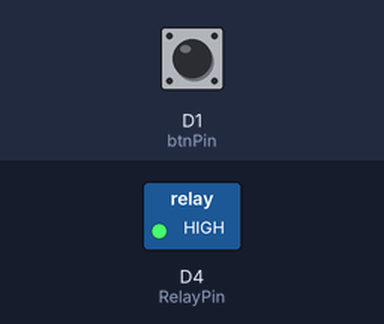
A sketch run on a simulated ESP8266 (Wemos D1 mini). Shown: switched loads named in the sketch (green lamp = pin HIGH). The inputs (shaded band) are chosen by the test bench; at power-on: D1 (btnPin) HIGH. WiFi joins after 1.5 s; servers stay silent unless stated.

Above: at 3.0 s.
3.1 s: D1 (btnPin) pulled LOW for 0.15 s
At 4.0 s:
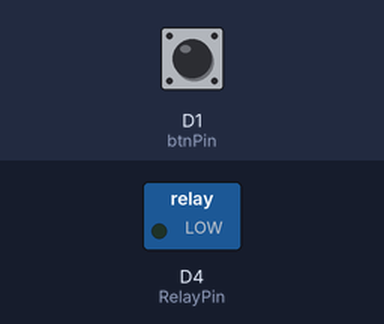
4.7 s: D1 (btnPin) pulled LOW for 1 s
At 5.2 s:
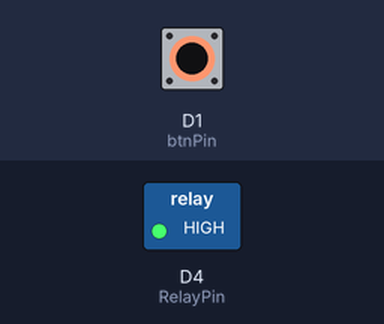
7.2 s: D1 (btnPin) pulled LOW for 3.2 s
At 8.3 s:
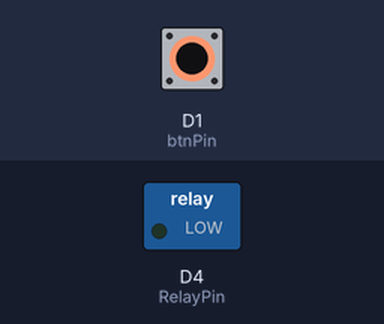
Timing chart, 0 to 10.2 s (numbered marks = the images above; inputs shaded):
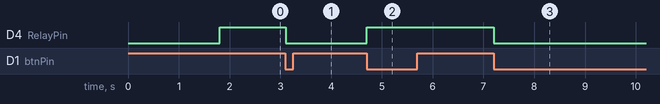

Measured:
- after the input at 3.1 s, D4 (RelayPin): HIGH → LOW at once
- after the input at 4.7 s, D4 (RelayPin): LOW → HIGH at once
- after the input at 7.2 s, D4 (RelayPin): HIGH → LOW at once

The sketch:

prize_d1_mini_2.ino
```cpp
#include <ESP8266WiFi.h>
#include <BlynkSimpleEsp8266.h>
#include <SimpleTimer.h>

char auth[] = "7b076c2a029a43efb954b71f082fe77f"; //insert here your token generated by Blynk
char ssid[] = "the ssid";
char pass[] = "the password";

const int btnPin = D1;           //D1 pin for physical push button switch.
const int RelayPin = D4;         //D4 pin for relay output.

BlynkTimer timer;
void checkPhysicalButton();
int btnPinState = LOW;           // ON
int RelayPinState = HIGH;        // OFF

//*******Sets Relays to Off Position*****************
#define TURN_ON 0                 // TURN_ON and TURN_OFF are defined to account for Active High relays
#define TURN_OFF 1                // Used to switch relay states

void setup()
{
	Serial.begin (9600);
	Blynk.begin(auth, ssid, pass);
	pinMode(RelayPin, OUTPUT);            //  initialize your pin as output.
	pinMode(btnPin, INPUT_PULLUP);        //  initialize your pin as input with enable internal pull-up resistor "input_pullup"
	digitalWrite(RelayPin, RelayPinState);
	digitalWrite(RelayPin, TURN_OFF);     // remain off till command is receive

	// Setup a function to be called every 100 ms
	timer.setInterval(100L, checkPhysicalButton);
}

BLYNK_CONNECTED()
{
	// Request the latest state from the server
	Blynk.syncVirtual(V1);
}

// When App button is pushed - switch the state
// Map this Virtual Pin to your Mobile Blynk apps widget.
BLYNK_WRITE(V1)
{
	RelayPinState = param.asInt();
	digitalWrite(RelayPin, RelayPinState);
}

void checkPhysicalButton()
{
	if (digitalRead(btnPin) == LOW)
	{
		// btnPinState is used to avoid sequential toggles
		if (btnPinState != LOW)
		{
		// Toggle relay state
		RelayPinState = !RelayPinState;
		digitalWrite(RelayPin, RelayPinState);
		Blynk.virtualWrite(V1, RelayPinState);  //Update button widget
    }
    btnPinState = LOW;
	}
	else
	{
		btnPinState = HIGH;
	}
}

void loop()
{
	Blynk.run();                               // Run Blynk
	timer.run();                               // Run SimpleTimer
}
```
